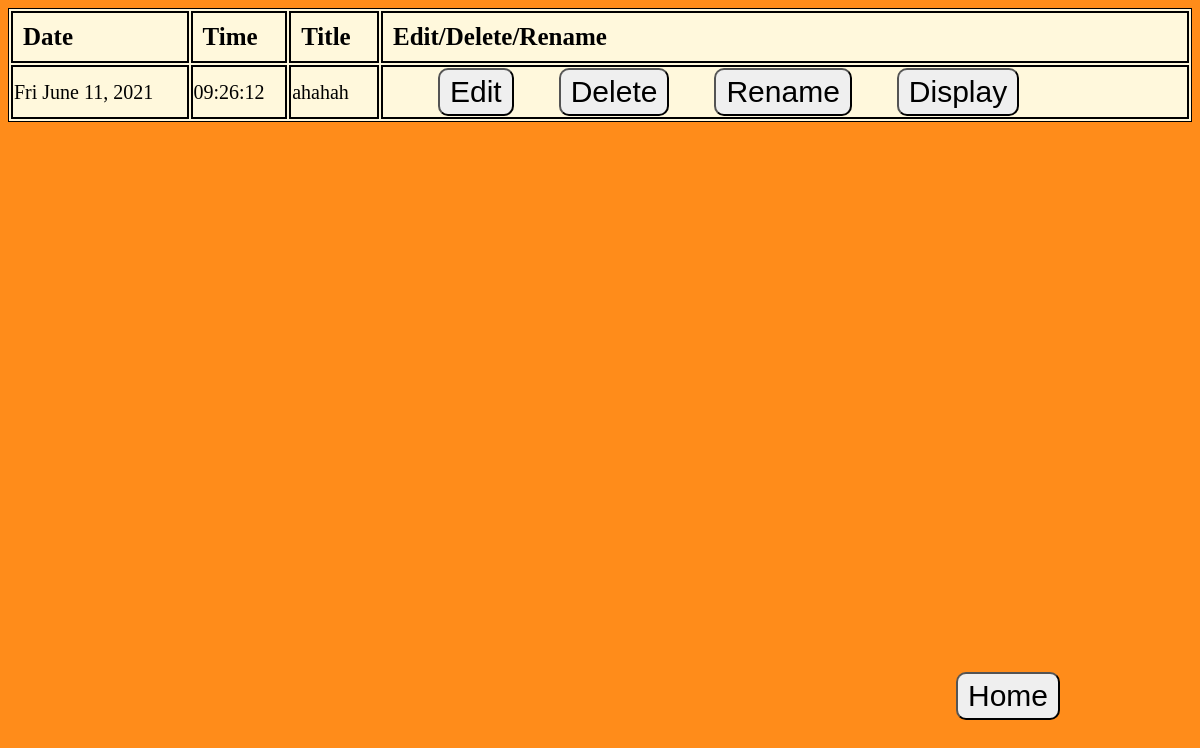
The app's page /shownotes, older data.
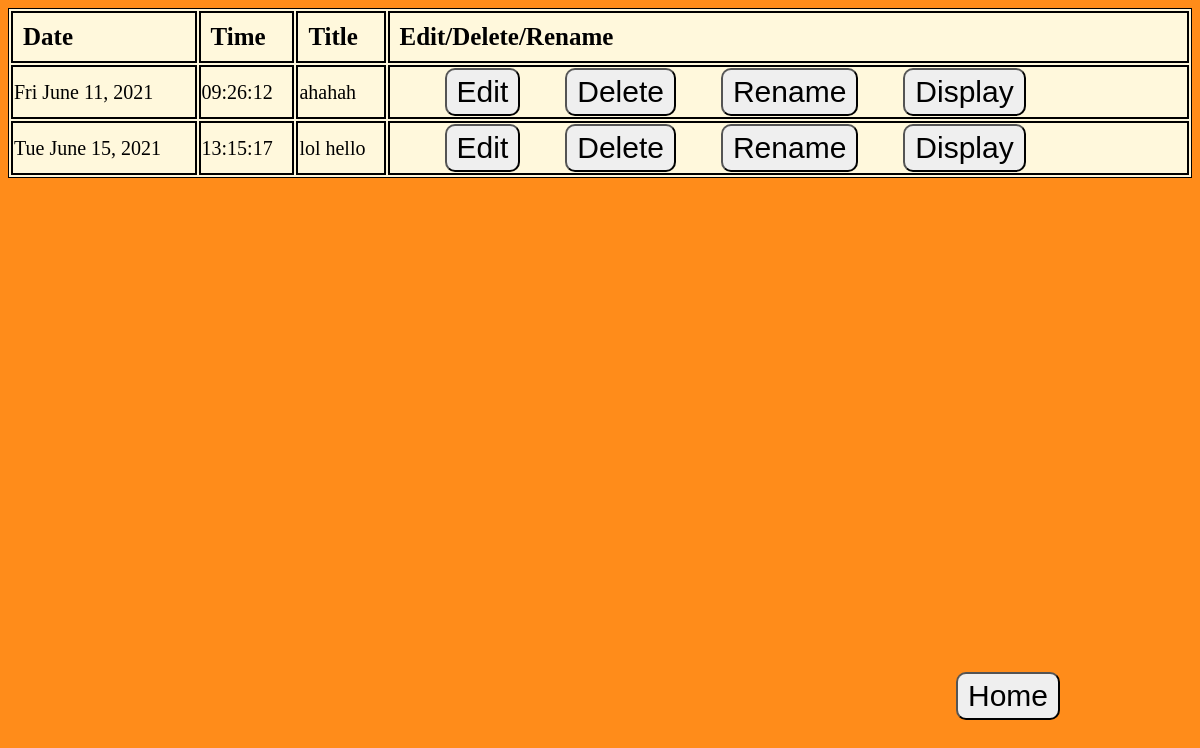
The same page, newer data.
### main.py (models this page shows)
class Notes(db.Model):
    id = db.Column(db.Integer, primary_key=True)  # The unique of each note stored in the database
    date = db.Column(db.DateTime, default=datetime.datetime.today())  # The time the note was created or modified
    time = db.Column(db.DateTime, default=datetime.datetime.now())
    title = db.Column(db.String(50), nullable=False, unique=True)  # the title of the note

### main.py (the view)
@app.route("/shownotes", methods=["GET", "POST"])
def shownotes():
    table = Notes.query.order_by(Notes.date).all()
    return render_template('shownotes.html', table=table, noUnderscore=no_underscore)

### main.py (called while the page is built)
def no_underscore(name):  # Replace the underscore in the filename to a space
  if "_" in name:
    return name.replace("_", " ")
  return name

### templates/shownotes.html
{% extends 'base.html' %}
{% block body %}
<table align="center">
    <thead style="border: 10px;">
        <tr>
            <td>Date</td>
            <td>Time</td>
            <td>Title</td>
            <td>Edit/Delete/Rename</td>
        </tr>
    </thead>
    <tbody>
        {% for row in table %}
            <tr>
                <td>{{ row.date.strftime("%a %B %d, %Y") }}</td>
                <td>{{ row.time.strftime("%H:%M:%S") }}</td>
                <td>{{ noUnderscore(row.title) }}</td>
                <td id="buttons">
                    <a href="{{ url_for('edit_note', name=row.title) }}">
                        <button type="submit" name="edit">Edit</button>
                    </a>
                    <a href="{{ url_for('delete_note', name=row.title) }}">
                        <button type="submit" name="delete">Delete</button>
                    </a>
                    <a href="{{ url_for('rename_note', name=row.title) }}">
                        <button type="submit" name="rename">Rename</button>
                    </a>
                    <a href="{{ url_for('display', name=row.title) }}">
                        <button type="submit" name="display">Display</button>
                    </a>
                </td>
            </tr>
        {% endfor %}
    </tbody>
</table>
{% endblock %}

### templates/base.html (shortened to what this page needs)
<!DOCTYPE html>
<html lang="en">
<head>
    <link rel="stylesheet" href="{{ url_for('static', filename='main.css') }}">
</head>
<body>
    {% block body %}{% endblock %}
    <a href="{{ url_for('index') }}" >
        <button type="submit" style="position: absolute; bottom: 10%; right: 10%; ">Home</button>
    </a>
</body>
</html>

### static/main.css (style rules this page uses)
body { background-color: #ff8000e5; }
#buttons { padding-left: 35px; }
table { background-color: cornsilk; width: 100%; }
table, th, td { border: 1px solid black; }
thead td { font-size: 25px; font-weight: bold; padding: 10px; }
td { border: solid 2px; font-size: 20px; }
a { text-decoration: none; }
button { border-radius: 10px; padding: 5px 10px; font-size: 30px; margin: 0px 20px; }
#buttons { align-content: center; }

Row changes from the older to the newer data that the page shows:
added Notes: date "Tue June 15, 2021", time "13:15:17", title "lol hello"
